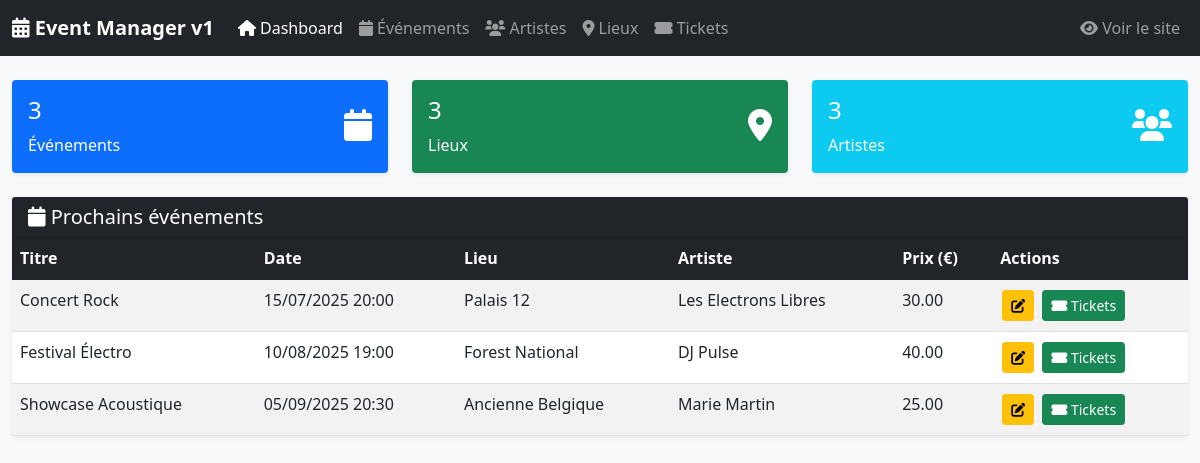
The app's page /admin/index.php with its own data.
### tables this page shows
CREATE TABLE `evenement` (
  `id_evenement` int(11) NOT NULL,
  `titre` varchar(255) NOT NULL,
  `description` text DEFAULT NULL,
  `date_heure` datetime NOT NULL,
  `prix` decimal(10,2) DEFAULT 0.00,
  `id_venue` int(11) DEFAULT NULL,
  `id_artiste` int(11) DEFAULT NULL,
  `image` varchar(255) DEFAULT NULL
);

CREATE TABLE `venue` (
  `id_venue` int(11) NOT NULL,
  `nom` varchar(255) NOT NULL,
  `type` varchar(100) DEFAULT NULL,
  `adresse` varchar(255) DEFAULT NULL,
  `url` varchar(255) DEFAULT NULL,
  `photo` varchar(255) DEFAULT NULL
);

CREATE TABLE `artiste` (
  `id_artiste` int(11) NOT NULL,
  `nom` varchar(255) NOT NULL,
  `url` varchar(255) DEFAULT NULL,
  `photo` varchar(255) DEFAULT NULL
);

### classes/Evenement.php (called while the page is built, shortened)
<?php
class Evenement {
    private $conn;
    private $table = 'evenement';
    public function __construct($db) {
        $this->conn = $db;
    }
    public function lire() {
        $query = "SELECT e.*, v.nom as venue_nom, a.nom as artiste_nom
                  FROM " . $this->table . " e
                  LEFT JOIN venue v ON e.id_venue = v.id_venue
                  LEFT JOIN artiste a ON e.id_artiste = a.id_artiste
                  ORDER BY e.date_heure ASC";
        $stmt = $this->conn->prepare($query);
        $stmt->execute();
        return $stmt->fetchAll(PDO::FETCH_ASSOC);
    }
    public function getProchains($limit = 6) {
        $query = "SELECT e.*, v.nom as venue_nom, a.nom as artiste_nom
                  FROM " . $this->table . " e
                  LEFT JOIN venue v ON e.id_venue = v.id_venue
                  LEFT JOIN artiste a ON e.id_artiste = a.id_artiste
                  WHERE e.date_heure > NOW()
                  ORDER BY e.date_heure ASC
                  LIMIT :limit";
        $stmt = $this->conn->prepare($query);
        $stmt->bindParam(':limit', $limit, PDO::PARAM_INT);
        $stmt->execute();
        return $stmt->fetchAll(PDO::FETCH_ASSOC);
    }
}
?>

### classes/Venue.php (called while the page is built, shortened)
<?php
class Venue {
    private $conn;
    private $table = 'venue';
    public function __construct($db) {
        $this->conn = $db;
    }
    public function lire() {
        $query = "SELECT * FROM " . $this->table . " ORDER BY nom ASC";
        $stmt = $this->conn->prepare($query);
        $stmt->execute();
        return $stmt->fetchAll(PDO::FETCH_ASSOC);
    }
}
?>

### classes/Artiste.php (called while the page is built, shortened)
<?php
class Artiste {
    private $conn;
    private $table = 'artiste';
    public function __construct($db) {
        $this->conn = $db;
    }
    public function lire() {
        $query = "SELECT * FROM " . $this->table . " ORDER BY nom ASC";
        $stmt = $this->conn->prepare($query);
        $stmt->execute();
        return $stmt->fetchAll(PDO::FETCH_ASSOC);
    }
}
?>

### admin/index.php (the view, shortened to what this page needs)
<?php
require_once '../classes/Evenement.php';
require_once '../classes/Venue.php';
require_once '../classes/Artiste.php';
$database = new Database();
$db = $database->getConnection();
$evenement = new Evenement($db);
$venue = new Venue($db);
$artiste = new Artiste($db);
$evenements = $evenement->lire();
$venues = $venue->lire();
$artistes = $artiste->lire();
$prochainsEvenements = $evenement->getProchains(5);
include 'includes/header.php';
?>
<div class="row">
    <div class="col-md-4">
        <div class="card bg-primary text-white mb-4">
            <div class="card-body">
                <div class="d-flex justify-content-between">
                    <div>
                        <h4><?= count($evenements) ?></h4>
                        <p class="mb-0">Événements</p>
                    </div>
                    <div class="align-self-center">
                        <i class="fas fa-calendar fa-2x"></i>
                    </div>
                </div>
            </div>
        </div>
    </div>
    <div class="col-md-4">
        <div class="card bg-success text-white mb-4">
            <div class="card-body">
                <div class="d-flex justify-content-between">
                    <div>
                        <h4><?= count($venues) ?></h4>
                        <p class="mb-0">Lieux</p>
                    </div>
                    <div class="align-self-center">
                        <i class="fas fa-map-marker-alt fa-2x"></i>
                    </div>
                </div>
            </div>
        </div>
    </div>
    <div class="col-md-4">
        <div class="card bg-info text-white mb-4">
            <div class="card-body">
                <div class="d-flex justify-content-between">
                    <div>
                        <h4><?= count($artistes) ?></h4>
                        <p class="mb-0">Artistes</p>
                    </div>
                    <div class="align-self-center">
                        <i class="fas fa-users fa-2x"></i>
                    </div>
                </div>
            </div>
        </div>
    </div>
</div>
<div class="row">
    <div class="col-12">
        <div class="card">
            <div class="card-header bg-dark text-white">
                <h5 class="mb-0"><i class="fas fa-calendar"></i> Prochains événements</h5>
            </div>
            <div class="card-body p-0">
                <div class="table-responsive">
                    <table class="table table-striped mb-0">
                        <thead>
                            <tr>
                                <th>Titre</th>
                                <th>Date</th>
                                <th>Lieu</th>
                                <th>Artiste</th>
                                <th>Prix (€)</th>
                                <th>Actions</th>
                            </tr>
                        </thead>
                        <tbody>
                            <?php if(empty($prochainsEvenements)): ?>
                                <tr>
                                    <td colspan="6" class="text-center py-3">Aucun événement à venir</td>
                                </tr>
                            <?php else: ?>
                                <?php foreach($prochainsEvenements as $evt): ?>
                                <tr>
                                    <td><?= htmlspecialchars($evt['titre']) ?></td>
                                    <td><?= date('d/m/Y H:i', strtotime($evt['date_heure'])) ?></td>
                                    <td><?= htmlspecialchars($evt['venue_nom'] ?? 'Non défini') ?></td>
                                    <td><?= htmlspecialchars($evt['artiste_nom'] ?? 'Non défini') ?></td>
                                    <td><?= number_format($evt['prix'], 2) ?></td>
                                    <td>
                                        <a href="evenement_modifier.php?id=<?= $evt['id_evenement'] ?>" class="btn btn-sm btn-warning btn-action">
                                            <i class="fas fa-edit"></i>
                                        </a>
                                        <a href="tickets_evenement.php?evenement_id=<?= $evt['id_evenement'] ?>" class="btn btn-sm btn-success btn-action">
                                            <i class="fas fa-ticket-alt"></i> Tickets
                                        </a>
                                    </td>
                                </tr>
                                <?php endforeach; ?>
                            <?php endif; ?>
                        </tbody>
                    </table>
                </div>
            </div>
        </div>
    </div>
</div>
<?php include 'includes/footer.php'; ?>

### admin/includes/header.php (style rules this page uses)
.table th { background-color: #212529; color: white; }
.btn-action { margin: 2px; }
body { background-color: #f8f9fa; }
.card { border: none; box-shadow: 0 0.125rem 0.25rem rgba(0,0,0,0.075); }
.card-header { font-weight: 600; }

### records on screen
evenement: titre "Concert Rock", date_heure "15/07/2025 20:00", id_venue.nom "Palais 12", id_artiste.nom "Les Electrons Libres", prix "30.00"
evenement: titre "Festival Électro", date_heure "10/08/2025 19:00", id_venue.nom "Forest National", id_artiste.nom "DJ Pulse", prix "40.00"
evenement: titre "Showcase Acoustique", date_heure "05/09/2025 20:30", id_venue.nom "Ancienne Belgique", id_artiste.nom "Marie Martin", prix "25.00"

### other values on screen
count($evenements) "3"
count($venues) "3"
count($artistes) "3"
